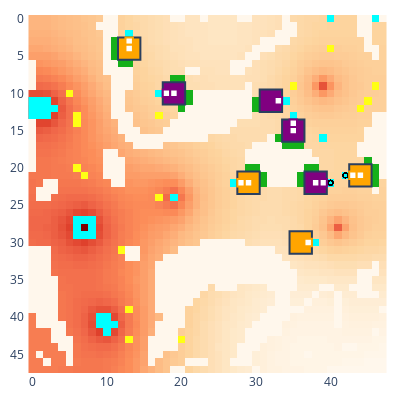

Write notebook code for a chart like this one.
### Code cell
myenv.undo()
myenv.show()

### Figure 1 — Plotly figure (JSON) as saved in the notebook; plotly's stock layout.template omitted (floating-point values rounded to 4 significant figures; data arrays with more than 128 entries replaced by an {"elided": "..."} marker saying what was removed)
{"data": [{"colorscale": [[0, "rgb(255,247,236)"], [0.125, "rgb(254,232,200)"], [0.25, "rgb(253,212,158)"], [0.375, "rgb(253,187,132)"], [0.5, "rgb(252,141,89)"], [0.625, "rgb(239,101,72)"], [0.75, "rgb(215,48,31)"], [0.875, "rgb(179,0,0)"], [1, "rgb(127,0,0)"]], "name": "Rubble", "showscale": false, "type": "heatmap", "uid": "21_Rubble", "z": {"elided": "48x48 int values"}}, {"colorscale": [[0, "#00ffff"], [1, "#00ffff"]], "hoverinfo": "skip", "name": "Ice", "showscale": false, "type": "heatmap", "uid": "21_Ice", "z": {"elided": "48x48 int values"}}, {"colorscale": [[0, "#ffff14"], [1, "#ffff14"]], "hoverinfo": "skip", "name": "Ore", "showscale": false, "type": "heatmap", "uid": "21_Ore", "z": {"elided": "48x48 int values"}}, {"colorscale": [[0, "#15b01a"], [1, "#15b01a"]], "hoverinfo": "skip", "name": "Lichen", "showscale": false, "type": "heatmap", "uid": "21_Lichen", "z": {"elided": "48x48 int values"}}, {"customdata": [["factory_0", "player_0", 1037, 0, 0, 109, 50]], "hovertemplate": "%{customdata[0]} %{customdata[1]}<br>Power: %{customdata[2]}<br>Ice: %{customdata[3]}<br>Ore: %{customdata[4]}<br>Water: %{customdata[5]}<br>Metal: %{customdata[6]}<br><extra></extra>", "name": "factory_0", "showscale": false, "type": "heatmap", "uid": "21_factory_0", "x": [32], "y": [11], "z": [0]}, {"customdata": [["factory_2", "player_0", 1044, 0, 0, 110, 40]], "hovertemplate": "%{customdata[0]} %{customdata[1]}<br>Power: %{customdata[2]}<br>Ice: %{customdata[3]}<br>Ore: %{customdata[4]}<br>Water: %{customdata[5]}<br>Metal: %{customdata[6]}<br><extra></extra>", "name": "factory_2", "showscale": false, "type": "heatmap", "uid": "21_factory_2", "x": [19], "y": [10], "z": [2]}, {"customdata": [["factory_4", "player_0", 1025, 160, 0, 135, 40]], "hovertemplate": "%{customdata[0]} %{customdata[1]}<br>Power: %{customdata[2]}<br>Ice: %{customdata[3]}<br>Ore: %{customdata[4]}<br>Water: %{customdata[5]}<br>Metal: %{customdata[6]}<br><extra></extra>", "name": "factory_4", "showscale": false, "type": "heatmap", "uid": "21_factory_4", "x": [35], "y": [15], "z": [4]}, {"customdata": [["factory_6", "player_0", 1025, 0, 0, 110, 40]], "hovertemplate": "%{customdata[0]} %{customdata[1]}<br>Power: %{customdata[2]}<br>Ice: %{customdata[3]}<br>Ore: %{customdata[4]}<br>Water: %{customdata[5]}<br>Metal: %{customdata[6]}<br><extra></extra>", "name": "factory_6", "showscale": false, "type": "heatmap", "uid": "21_factory_6", "x": [38], "y": [22], "z": [6]}, {"customdata": [["factory_1", "player_1", 1044, 160, 0, 135, 40]], "hovertemplate": "%{customdata[0]} %{customdata[1]}<br>Power: %{customdata[2]}<br>Ice: %{customdata[3]}<br>Ore: %{customdata[4]}<br>Water: %{customdata[5]}<br>Metal: %{customdata[6]}<br><extra></extra>", "name": "factory_1", "showscale": false, "type": "heatmap", "uid": "21_factory_1", "x": [13], "y": [4], "z": [1]}, {"customdata": [["factory_3", "player_1", 1025, 0, 0, 110, 40]], "hovertemplate": "%{customdata[0]} %{customdata[1]}<br>Power: %{customdata[2]}<br>Ice: %{customdata[3]}<br>Ore: %{customdata[4]}<br>Water: %{customdata[5]}<br>Metal: %{customdata[6]}<br><extra></extra>", "name": "factory_3", "showscale": false, "type": "heatmap", "uid": "21_factory_3", "x": [29], "y": [22], "z": [3]}, {"customdata": [["factory_5", "player_1", 999, 0, 0, 129, 50]], "hovertemplate": "%{customdata[0]} %{customdata[1]}<br>Power: %{customdata[2]}<br>Ice: %{customdata[3]}<br>Ore: %{customdata[4]}<br>Water: %{customdata[5]}<br>Metal: %{customdata[6]}<br><extra></extra>", "name": "factory_5", "showscale": false, "type": "heatmap", "uid": "21_factory_5", "x": [36], "y": [30], "z": [5]}, {"customdata": [["factory_7", "player_1", 1025, 0, 0, 110, 40]], "hovertemplate": "%{customdata[0]} %{customdata[1]}<br>Power: %{customdata[2]}<br>Ice: %{customdata[3]}<br>Ore: %{customdata[4]}<br>Water: %{customdata[5]}<br>Metal: %{customdata[6]}<br><extra></extra>", "name": "factory_7", "showscale": false, "type": "heatmap", "uid": "21_factory_7", "x": [44], "y": [21], "z": [7]}, {"customdata": [["unit_8", "player_0", "HEAVY", [33, 11], 207, 280, 0, 0, 0]], "hovertemplate": "%{customdata[0]} %{customdata[1]}<br>Type: %{customdata[2]}<br>Pos: %{customdata[3]}<br>Power: %{customdata[4]}<br>Ice: %{customdata[5]}<br>Ore: %{customdata[6]}<br>Water: %{customdata[7]}<br>Metal: %{customdata[8]}<br><extra></extra>", "name": "unit_8", "showscale": false, "type": "heatmap", "uid": "21_unit_8", "x": [33], "y": [11], "z": [8]}, {"hoverinfo": "skip", "marker": {"color": "black", "size": 5, "symbol": "circle-open"}, "mode": "markers", "name": "path", "showlegend": false, "type": "scatter", "uid": "21_path", "x": [33], "y": [11]}, {"customdata": [["unit_9", "player_0", "HEAVY", [18, 10], 207, 280, 0, 0, 0]], "hovertemplate": "%{customdata[0]} %{customdata[1]}<br>Type: %{customdata[2]}<br>Pos: %{customdata[3]}<br>Power: %{customdata[4]}<br>Ice: %{customdata[5]}<br>Ore: %{customdata[6]}<br>Water: %{customdata[7]}<br>Metal: %{customdata[8]}<br><extra></extra>", "name": "unit_9", "showscale": false, "type": "heatmap", "uid": "21_unit_9", "x": [18], "y": [10], "z": [9]}, {"hoverinfo": "skip", "marker": {"color": "black", "size": 5, "symbol": "circle-open"}, "mode": "markers", "name": "path", "showlegend": false, "type": "scatter", "uid": "21_path", "x": [18], "y": [10]}, {"customdata": [["unit_10", "player_0", "HEAVY", [35, 14], 267, 0, 0, 0, 0]], "hovertemplate": "%{customdata[0]} %{customdata[1]}<br>Type: %{customdata[2]}<br>Pos: %{customdata[3]}<br>Power: %{customdata[4]}<br>Ice: %{customdata[5]}<br>Ore: %{customdata[6]}<br>Water: %{customdata[7]}<br>Metal: %{customdata[8]}<br><extra></extra>", "name": "unit_10", "showscale": false, "type": "heatmap", "uid": "21_unit_10", "x": [35], "y": [14], "z": [10]}, {"customdata": [["unit_11", "player_0", "HEAVY", [39, 22], 176, 280, 0, 0, 0]], "hovertemplate": "%{customdata[0]} %{customdata[1]}<br>Type: %{customdata[2]}<br>Pos: %{customdata[3]}<br>Power: %{customdata[4]}<br>Ice: %{customdata[5]}<br>Ore: %{customdata[6]}<br>Water: %{customdata[7]}<br>Metal: %{customdata[8]}<br><extra></extra>", "name": "unit_11", "showscale": false, "type": "heatmap", "uid": "21_unit_11", "x": [39], "y": [22], "z": [11]}, {"hoverinfo": "skip", "marker": {"color": "black", "size": 5, "symbol": "circle-open"}, "mode": "markers", "name": "path", "showlegend": false, "type": "scatter", "uid": "21_path", "x": [39, 39, 40, 40, 40, 40, 40, 40, 40, 40, 40, 40, 40, 40, 40, 40, 40, 40, 40], "y": [22, 22, 22, 22, 22, 22, 22, 22, 22, 22, 22, 22, 22, 22, 22, 22, 22, 22, 22]}, {"customdata": [["unit_16", "player_0", "LIGHT", [19, 10], 51, 0, 0, 0, 0]], "hovertemplate": "%{customdata[0]} %{customdata[1]}<br>Type: %{customdata[2]}<br>Pos: %{customdata[3]}<br>Power: %{customdata[4]}<br>Ice: %{customdata[5]}<br>Ore: %{customdata[6]}<br>Water: %{customdata[7]}<br>Metal: %{customdata[8]}<br><extra></extra>", "name": "unit_16", "showscale": false, "type": "heatmap", "uid": "21_unit_16", "x": [19], "y": [10], "z": [16]}, {"customdata": [["unit_17", "player_0", "LIGHT", [35, 15], 51, 0, 0, 0, 0]], "hovertemplate": "%{customdata[0]} %{customdata[1]}<br>Type: %{customdata[2]}<br>Pos: %{customdata[3]}<br>Power: %{customdata[4]}<br>Ice: %{customdata[5]}<br>Ore: %{customdata[6]}<br>Water: %{customdata[7]}<br>Metal: %{customdata[8]}<br><extra></extra>", "name": "unit_17", "showscale": false, "type": "heatmap", "uid": "21_unit_17", "x": [35], "y": [15], "z": [17]}, {"customdata": [["unit_18", "player_0", "LIGHT", [38, 22], 51, 0, 0, 0, 0]], "hovertemplate": "%{customdata[0]} %{customdata[1]}<br>Type: %{customdata[2]}<br>Pos: %{customdata[3]}<br>Power: %{customdata[4]}<br>Ice: %{customdata[5]}<br>Ore: %{customdata[6]}<br>Water: %{customdata[7]}<br>Metal: %{customdata[8]}<br><extra></extra>", "name": "unit_18", "showscale": false, "type": "heatmap", "uid": "21_unit_18", "x": [38], "y": [22], "z": [18]}, {"customdata": [["unit_12", "player_1", "HEAVY", [13, 3], 267, 0, 0, 0, 0]], "hovertemplate": "%{customdata[0]} %{customdata[1]}<br>Type: %{customdata[2]}<br>Pos: %{customdata[3]}<br>Power: %{customdata[4]}<br>Ice: %{customdata[5]}<br>Ore: %{customdata[6]}<br>Water: %{customdata[7]}<br>Metal: %{customdata[8]}<br><extra></extra>", "name": "unit_12", "showscale": false, "type": "heatmap", "uid": "21_unit_12", "x": [13], "y": [3], "z": [12]}, {"customdata": [["unit_13", "player_1", "HEAVY", [28, 22], 207, 280, 0, 0, 0]], "hovertemplate": "%{customdata[0]} %{customdata[1]}<br>Type: %{customdata[2]}<br>Pos: %{customdata[3]}<br>Power: %{customdata[4]}<br>Ice: %{customdata[5]}<br>Ore: %{customdata[6]}<br>Water: %{customdata[7]}<br>Metal: %{customdata[8]}<br><extra></extra>", "name": "unit_13", "showscale": false, "type": "heatmap", "uid": "21_unit_13", "x": [28], "y": [22], "z": [13]}, {"hoverinfo": "skip", "marker": {"color": "black", "size": 5, "symbol": "circle-open"}, "mode": "markers", "name": "path", "showlegend": false, "type": "scatter", "uid": "21_path", "x": [28], "y": [22]}, {"customdata": [["unit_14", "player_1", "HEAVY", [37, 30], 206, 280, 0, 0, 0]], "hovertemplate": "%{customdata[0]} %{customdata[1]}<br>Type: %{customdata[2]}<br>Pos: %{customdata[3]}<br>Power: %{customdata[4]}<br>Ice: %{customdata[5]}<br>Ore: %{customdata[6]}<br>Water: %{customdata[7]}<br>Metal: %{customdata[8]}<br><extra></extra>", "name": "unit_14", "showscale": false, "type": "heatmap", "uid": "21_unit_14", "x": [37], "y": [30], "z": [14]}, {"hoverinfo": "skip", "marker": {"color": "black", "size": 5, "symbol": "circle-open"}, "mode": "markers", "name": "path", "showlegend": false, "type": "scatter", "uid": "21_path", "x": [37], "y": [30]}, {"customdata": [["unit_15", "player_1", "HEAVY", [43, 21], 177, 280, 0, 0, 0]], "hovertemplate": "%{customdata[0]} %{customdata[1]}<br>Type: %{customdata[2]}<br>Pos: %{customdata[3]}<br>Power: %{customdata[4]}<br>Ice: %{customdata[5]}<br>Ore: %{customdata[6]}<br>Water: %{customdata[7]}<br>Metal: %{customdata[8]}<br><extra></extra>", "name": "unit_15", "showscale": false, "type": "heatmap", "uid": "21_unit_15", "x": [43], "y": [21], "z": [15]}, {"hoverinfo": "skip", "marker": {"color": "black", "size": 5, "symbol": "circle-open"}, "mode": "markers", "name": "path", "showlegend": false, "type": "scatter", "uid": "21_path", "x": [43, 43, 42, 42, 42, 42, 42, 42, 42, 42, 42, 42, 42, 42, 42, 42, 42, 42, 42], "y": [21, 21, 21, 21, 21, 21, 21, 21, 21, 21, 21, 21, 21, 21, 21, 21, 21, 21, 21]}, {"customdata": [["unit_19", "player_1", "LIGHT", [13, 4], 51, 0, 0, 0, 0]], "hovertemplate": "%{customdata[0]} %{customdata[1]}<br>Type: %{customdata[2]}<br>Pos: %{customdata[3]}<br>Power: %{customdata[4]}<br>Ice: %{customdata[5]}<br>Ore: %{customdata[6]}<br>Water: %{customdata[7]}<br>Metal: %{customdata[8]}<br><extra></extra>", "name": "unit_19", "showscale": false, "type": "heatmap", "uid": "21_unit_19", "x": [13], "y": [4], "z": [19]}, {"customdata": [["unit_20", "player_1", "LIGHT", [29, 22], 51, 0, 0, 0, 0]], "hovertemplate": "%{customdata[0]} %{customdata[1]}<br>Type: %{customdata[2]}<br>Pos: %{customdata[3]}<br>Power: %{customdata[4]}<br>Ice: %{customdata[5]}<br>Ore: %{customdata[6]}<br>Water: %{customdata[7]}<br>Metal: %{customdata[8]}<br><extra></extra>", "name": "unit_20", "showscale": false, "type": "heatmap", "uid": "21_unit_20", "x": [29], "y": [22], "z": [20]}, {"customdata": [["unit_21", "player_1", "LIGHT", [44, 21], 51, 0, 0, 0, 0]], "hovertemplate": "%{customdata[0]} %{customdata[1]}<br>Type: %{customdata[2]}<br>Pos: %{customdata[3]}<br>Power: %{customdata[4]}<br>Ice: %{customdata[5]}<br>Ore: %{customdata[6]}<br>Water: %{customdata[7]}<br>Metal: %{customdata[8]}<br><extra></extra>", "name": "unit_21", "showscale": false, "type": "heatmap", "uid": "21_unit_21", "x": [44], "y": [21], "z": [21]}], "layout": {"coloraxis": {"showscale": false}, "height": 400, "margin": {"b": 10, "l": 10, "r": 10, "t": 10}, "plot_bgcolor": "rgba(0, 0, 0, 0)", "shapes": [{"fillcolor": "purple", "name": "factory_0", "type": "rect", "x0": 30.5, "x1": 33.5, "y0": 9.5, "y1": 12.5}, {"fillcolor": "purple", "name": "factory_2", "type": "rect", "x0": 17.5, "x1": 20.5, "y0": 8.5, "y1": 11.5}, {"fillcolor": "purple", "name": "factory_4", "type": "rect", "x0": 33.5, "x1": 36.5, "y0": 13.5, "y1": 16.5}, {"fillcolor": "purple", "name": "factory_6", "type": "rect", "x0": 36.5, "x1": 39.5, "y0": 20.5, "y1": 23.5}, {"fillcolor": "orange", "name": "factory_1", "type": "rect", "x0": 11.5, "x1": 14.5, "y0": 2.5, "y1": 5.5}, {"fillcolor": "orange", "name": "factory_3", "type": "rect", "x0": 27.5, "x1": 30.5, "y0": 20.5, "y1": 23.5}, {"fillcolor": "orange", "name": "factory_5", "type": "rect", "x0": 34.5, "x1": 37.5, "y0": 28.5, "y1": 31.5}, {"fillcolor": "orange", "name": "factory_7", "type": "rect", "x0": 42.5, "x1": 45.5, "y0": 19.5, "y1": 22.5}, {"fillcolor": "white", "line": {"color": "purple"}, "name": "unit_8", "type": "rect", "x0": 32.5, "x1": 33.5, "y0": 10.5, "y1": 11.5}, {"fillcolor": "white", "line": {"color": "purple"}, "name": "unit_9", "type": "rect", "x0": 17.5, "x1": 18.5, "y0": 9.5, "y1": 10.5}, {"fillcolor": "white", "line": {"color": "purple"}, "name": "unit_10", "type": "rect", "x0": 34.5, "x1": 35.5, "y0": 13.5, "y1": 14.5}, {"fillcolor": "white", "line": {"color": "purple"}, "name": "unit_11", "type": "rect", "x0": 38.5, "x1": 39.5, "y0": 21.5, "y1": 22.5}, {"fillcolor": "white", "line": {"color": "purple"}, "name": "unit_16", "type": "rect", "x0": 18.5, "x1": 19.5, "y0": 9.5, "y1": 10.5}, {"fillcolor": "white", "line": {"color": "purple"}, "name": "unit_17", "type": "rect", "x0": 34.5, "x1": 35.5, "y0": 14.5, "y1": 15.5}, {"fillcolor": "white", "line": {"color": "purple"}, "name": "unit_18", "type": "rect", "x0": 37.5, "x1": 38.5, "y0": 21.5, "y1": 22.5}, {"fillcolor": "white", "line": {"color": "orange"}, "name": "unit_12", "type": "rect", "x0": 12.5, "x1": 13.5, "y0": 2.5, "y1": 3.5}, {"fillcolor": "white", "line": {"color": "orange"}, "name": "unit_13", "type": "rect", "x0": 27.5, "x1": 28.5, "y0": 21.5, "y1": 22.5}, {"fillcolor": "white", "line": {"color": "orange"}, "name": "unit_14", "type": "rect", "x0": 36.5, "x1": 37.5, "y0": 29.5, "y1": 30.5}, {"fillcolor": "white", "line": {"color": "orange"}, "name": "unit_15", "type": "rect", "x0": 42.5, "x1": 43.5, "y0": 20.5, "y1": 21.5}, {"fillcolor": "white", "line": {"color": "orange"}, "name": "unit_19", "type": "rect", "x0": 12.5, "x1": 13.5, "y0": 3.5, "y1": 4.5}, {"fillcolor": "white", "line": {"color": "orange"}, "name": "unit_20", "type": "rect", "x0": 28.5, "x1": 29.5, "y0": 21.5, "y1": 22.5}, {"fillcolor": "white", "line": {"color": "orange"}, "name": "unit_21", "type": "rect", "x0": 43.5, "x1": 44.5, "y0": 20.5, "y1": 21.5}], "width": 400, "xaxis": {"autorange": true, "domain": [0, 1], "range": [-0.7667, 47.77], "type": "linear"}, "yaxis": {"autorange": true, "domain": [0, 1], "range": [47.5, -0.5], "scaleanchor": "x", "type": "linear"}}}
